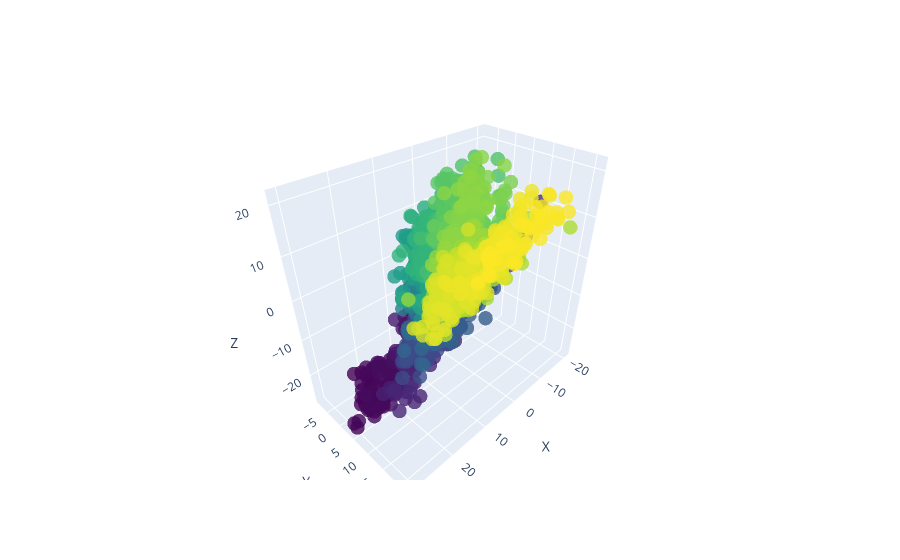

The notebook cell saved with this chart:
### Code cell
import numpy as np
import pandas as pd
from sklearn.model_selection import train_test_split
from sklearn.preprocessing import MinMaxScaler
from tensorflow.keras.models import Sequential
from tensorflow.keras.layers import Dense, Dropout, BatchNormalization
from tensorflow.keras.optimizers import Adam
import numpy as np
import plotly.graph_objects as go

def parse_pdb(file_path):
    coordinates = []
    with open(file_path, 'r') as pdb_file:
        for line in pdb_file:
            if line.startswith('ATOM'):
                x, y, z = float(line[30:38]), float(line[38:46]), float(line[46:54])
                coordinates.append([x, y, z])
    return np.array(coordinates)


def generate_views(coordinates):
    view1 = coordinates
    view2 = np.random.permutation(coordinates)
    view3 = np.flip(coordinates, axis=1)
    return view1, view2, view3

def train_model(input_data, output_data):
    X_train, X_test, y_train, y_test = train_test_split(input_data, output_data, test_size=0.2, random_state=42)
    scaler = MinMaxScaler()
    X_train_scaled = scaler.fit_transform(X_train)
    X_test_scaled = scaler.transform(X_test)

    model = Sequential()
    model.add(Dense(512, input_dim=X_train_scaled.shape[1], activation='relu'))
    model.add(BatchNormalization())
    model.add(Dropout(0.3))
    model.add(Dense(512, activation='relu'))
    model.add(BatchNormalization())
    model.add(Dropout(0.3))
    model.add(Dense(256, activation='relu'))
    model.add(BatchNormalization())
    model.add(Dropout(0.3))
    model.add(Dense(3, activation='linear'))

    optimizer = Adam(lr=0.001)
    model.compile(loss='mean_squared_error', optimizer=optimizer)
    model.fit(X_train_scaled, y_train, epochs=200, batch_size=32, validation_split=0.1)

    loss = model.evaluate(X_test_scaled, y_test)
    print("Mean Squared Error on Test Data:", loss)

    return model, scaler

def reconstruct_structure(model, scaler, views):
    reconstructed_views = []
    for view in views:
        scaled_view = scaler.transform(view)
        reconstructed_view = model.predict(scaled_view)
        reconstructed_views.append(reconstructed_view)
    return np.array(reconstructed_views)

def save_pdb(output_path, coordinates):
    with open(output_path, 'w') as pdb_file:
        for i, coord in enumerate(coordinates):
            pdb_file.write(f"ATOM  {i+1:4}  CA  ALA A   1     {coord[0]:7.3f} {coord[1]:7.3f} {coord[2]:7.3f}  1.00  0.00           C\n")

def visualize_structure(coordinates, color_variable):
    fig = go.Figure()

    scatter = go.Scatter3d(
        x=coordinates[:, 0],
        y=coordinates[:, 1],
        z=coordinates[:, 2],
        mode='markers',
        marker=dict(size=5, color=color_variable, colorscale='Viridis', opacity=0.8),
        name='Protein Structure'
    )

    fig.add_trace(scatter)

    fig.update_layout(scene=dict(
        xaxis_title='X',
        yaxis_title='Y',
        zaxis_title='Z'
    ))

    fig.show()

def main():
    input_pdb_path = "input/AF-O06917-F1-model_v4.pdb"
    output_pdb_path = 'output/reconstructed_protein.pdb'
    original_coordinates = parse_pdb(input_pdb_path)

    view1, view2, view3 = generate_views(original_coordinates)

    input_data = np.vstack([view1, view2, view3])
    output_data = np.tile(original_coordinates, (3, 1))
    model, scaler = train_model(input_data, output_data)

    reconstructed_views = reconstruct_structure(model, scaler, [view1, view2, view3])

    color_variable = np.arange(len(np.mean(reconstructed_views, axis=0)))
    visualize_structure(np.mean(reconstructed_views, axis=0), color_variable)
    
    save_pdb(output_pdb_path, np.mean(reconstructed_views, axis=0))

if __name__ == "__main__":
    main()

### Figure 1 — Plotly figure (JSON) as saved in the notebook; plotly's stock layout.template omitted (floating-point values rounded to 4 significant figures; data arrays with more than 128 entries replaced by an {"elided": "..."} marker saying what was removed)
{"data": [{"marker": {"color": {"elided": "2596 int values"}, "colorscale": [[0, "#440154"], [0.1111, "#482878"], [0.2222, "#3e4989"], [0.3333, "#31688e"], [0.4444, "#26828e"], [0.5556, "#1f9e89"], [0.6667, "#35b779"], [0.7778, "#6ece58"], [0.8889, "#b5de2b"], [1, "#fde725"]], "opacity": 0.8, "size": 5}, "mode": "markers", "name": "Protein Structure", "type": "scatter3d", "x": {"elided": "2596 float values"}, "y": {"elided": "2596 float values"}, "z": {"elided": "2596 float values"}}], "layout": {"scene": {"xaxis": {"title": {"text": "X"}}, "yaxis": {"title": {"text": "Y"}}, "zaxis": {"title": {"text": "Z"}}}}}
